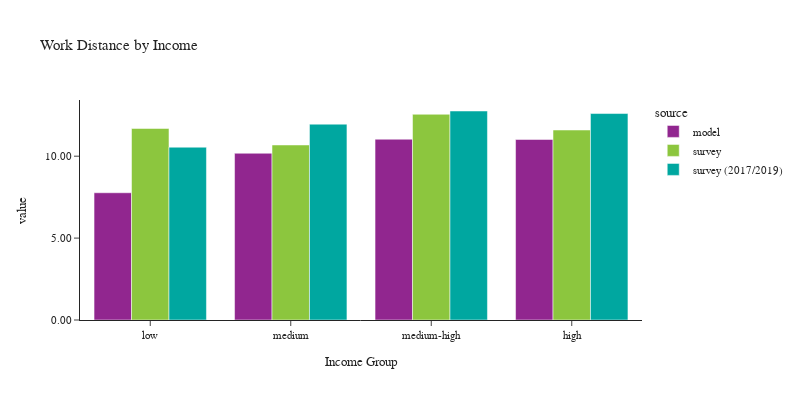

Notebook code for this chart:
### Code cell
plot_work_location(df_workers, 'hhincome_group', 'Income', 'Income Group')

### Figure 1 — Plotly figure (JSON) as saved in the notebook; plotly's stock layout.template omitted (floating-point values rounded to 4 significant figures)
{"data": [{"alignmentgroup": "True", "customdata": [[241564], [470404], [661961], [836172]], "hovertemplate": "source=model<br>hhincome_group=%{x}<br>value=%{y}<br>sample count=%{customdata[0]}<extra></extra>", "legendgroup": "model", "marker": {"color": "#91268F", "pattern": {"shape": ""}}, "name": "model", "offsetgroup": "model", "orientation": "v", "showlegend": true, "textposition": "auto", "type": "bar", "x": ["low", "medium", "medium-high", "high"], "xaxis": "x", "y": [7.768, 10.18, 11.04, 11.02], "yaxis": "y"}, {"alignmentgroup": "True", "customdata": [[614], [586], [895], [597]], "hovertemplate": "source=survey<br>hhincome_group=%{x}<br>value=%{y}<br>sample count=%{customdata[0]}<extra></extra>", "legendgroup": "survey", "marker": {"color": "#8CC63E", "pattern": {"shape": ""}}, "name": "survey", "offsetgroup": "survey", "orientation": "v", "showlegend": true, "textposition": "auto", "type": "bar", "x": ["low", "medium", "medium-high", "high"], "xaxis": "x", "y": [11.69, 10.69, 12.56, 11.6], "yaxis": "y"}, {"alignmentgroup": "True", "customdata": [[1342], [1539], [1920], [794]], "hovertemplate": "source=survey (2017/2019)<br>hhincome_group=%{x}<br>value=%{y}<br>sample count=%{customdata[0]}<extra></extra>", "legendgroup": "survey (2017/2019)", "marker": {"color": "#00A7A0", "pattern": {"shape": ""}}, "name": "survey (2017/2019)", "offsetgroup": "survey (2017/2019)", "orientation": "v", "showlegend": true, "textposition": "auto", "type": "bar", "x": ["low", "medium", "medium-high", "high"], "xaxis": "x", "y": [10.55, 11.95, 12.76, 12.6], "yaxis": "y"}], "layout": {"barmode": "group", "font": {"size": 11}, "height": 400, "legend": {"title": {"text": "source"}, "tracegroupgap": 0}, "title": {"text": "Work Distance by Income"}, "width": 800, "xaxis": {"anchor": "y", "domain": [0.0, 1.0], "title": {"text": "Income Group"}}, "yaxis": {"anchor": "x", "domain": [0.0, 1.0], "tickformat": ".2f", "title": {"text": "value"}}}}
